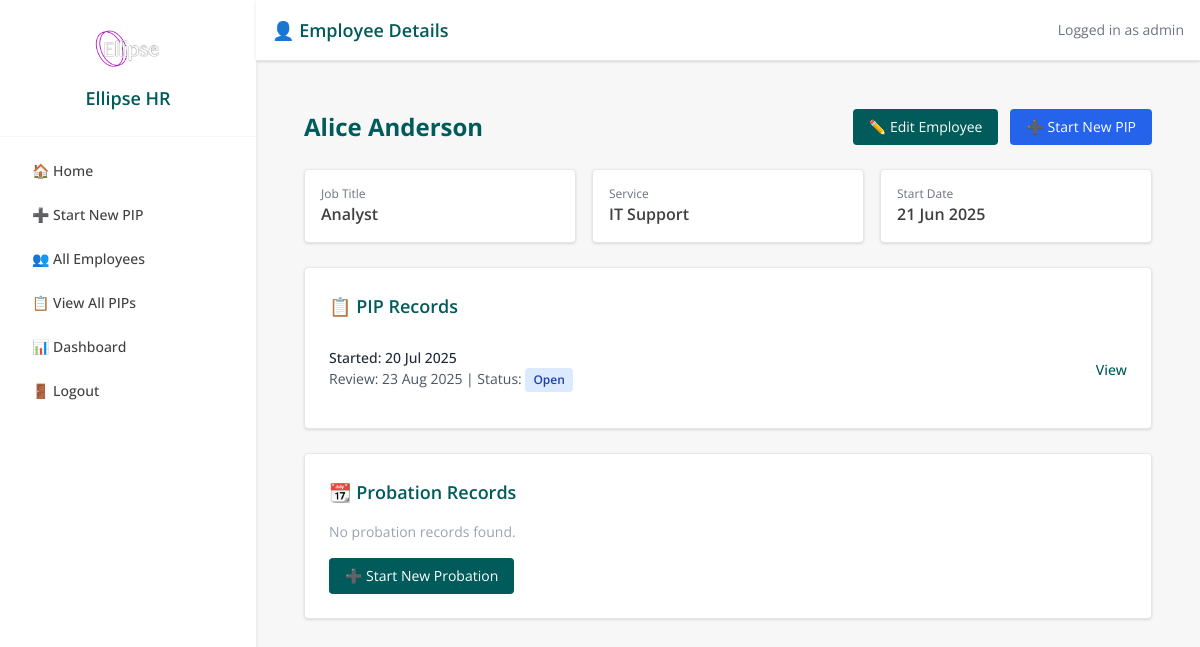
Page /employee/1 (signed in) on the earlier database version.
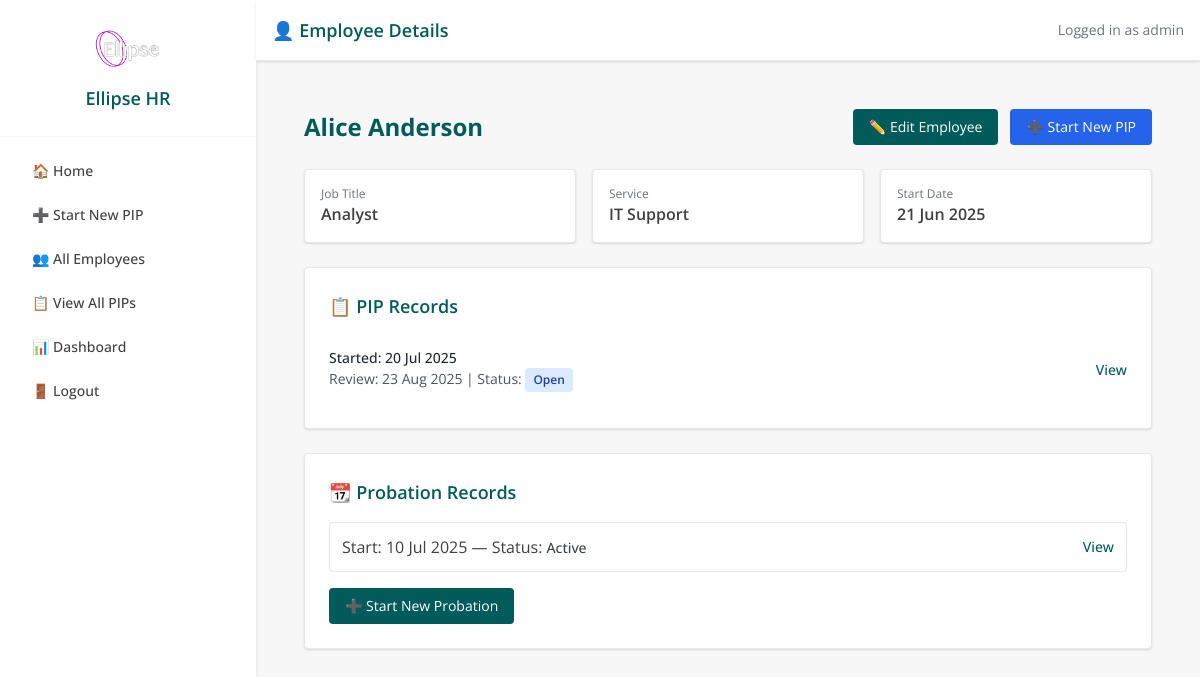
Same page on the later database version.
### models.py (models this page shows, shortened)
class User(db.Model, UserMixin):
    id = db.Column(db.Integer, primary_key=True)
    username = db.Column(db.String(80), unique=True, nullable=False)
    email = db.Column(db.String(120), unique=True, nullable=False)
    password_hash = db.Column(db.String(200), nullable=False)
    admin_level = db.Column(db.Integer, default=0)  # 0 = line mgr, 1 = admin, 2 = superuser
    team_id = db.Column(db.Integer, nullable=True)

class Employee(db.Model):
    id = db.Column(db.Integer, primary_key=True)
    first_name = db.Column(db.String(100))
    last_name = db.Column(db.String(100))
    job_title = db.Column(db.String(100))
    line_manager = db.Column(db.String(100))
    service = db.Column(db.String(100))
    start_date = db.Column(db.Date)
    team_id = db.Column(db.Integer)
    email = db.Column(db.String(120), nullable=True)
    pips = db.relationship('PIPRecord', back_populates='employee', lazy=True)

class PIPRecord(db.Model):
    __tablename__ = 'pip_record'
    id = db.Column(db.Integer, primary_key=True)
    employee_id = db.Column(db.Integer, db.ForeignKey('employee.id'), nullable=False)
    concerns = db.Column(db.Text, nullable=False)
    start_date = db.Column(db.Date, nullable=False)
    review_date = db.Column(db.Date, nullable=False)
    meeting_notes = db.Column(db.Text)
    status = db.Column(db.String(20), default='Open')
    created_by = db.Column(db.String(100))
    created_at = db.Column(db.DateTime, default=datetime.utcnow)
    last_updated = db.Column(db.DateTime, default=datetime.utcnow, onupdate=datetime.utcnow)
    ai_advice = db.Column(db.Text)
    ai_advice_generated_at = db.Column(db.DateTime)
    capability_meeting_date = db.Column(db.DateTime, nullable=True)
    capability_meeting_time = db.Column(db.String, nullable=True)
    capability_meeting_venue = db.Column(db.String, nullable=True)
    employee = db.relationship('Employee', back_populates='pips')
    action_items = db.relationship(
        'PIPActionItem',
        back_populates='pip_record',
        cascade='all, delete-orphan',
        lazy=True
    )
    timeline_events = db.relationship(
        'TimelineEvent',
        back_populates='pip_record',
        cascade='all, delete-orphan',
        lazy=True
    )

class ProbationRecord(db.Model):
    id = db.Column(db.Integer, primary_key=True)
    employee_id = db.Column(db.Integer, db.ForeignKey('employee.id'), nullable=False)
    start_date = db.Column(db.Date, nullable=False)
    expected_end_date = db.Column(db.Date, nullable=False)
    status = db.Column(db.String(50), default="Active")  # Active, Extended, Completed, Failed
    notes = db.Column(db.Text)
    created_at = db.Column(db.DateTime, default=datetime.utcnow)
    last_updated = db.Column(db.DateTime, default=datetime.utcnow, onupdate=datetime.utcnow)
    reviews = db.relationship('ProbationReview', backref='probation', lazy=True, cascade="all, delete-orphan")
    plans = db.relationship('ProbationPlan', backref='probation', lazy=True, cascade="all, delete-orphan")
    employee = db.relationship('Employee', backref=db.backref('probation_records', lazy=True))

### app.py (the view)
@app.route('/employee/<int:employee_id>')
@login_required
def employee_detail(employee_id):
    employee = Employee.query.options(db.joinedload(Employee.pips)).get_or_404(employee_id)
    if current_user.admin_level == 0 and employee.team_id != current_user.team_id:
        flash('Access denied')
        return redirect(url_for('dashboard'))
    return render_template('employee_detail.html', employee=employee)

### app.py (called while the page is built)
@login_manager.user_loader
def load_user(user_id):
    return db.session.get(User, int(user_id))

### templates/employee_detail.html (shortened to what this page needs)
{% extends "base.html" %}
{% block page_title %}👤 Employee Details{% endblock %}
{% block content %}
<div class="max-w-5xl mx-auto p-6 space-y-6">
  <div class="flex justify-between items-center">
    <h1 class="text-2xl font-bold text-ellipse-teal">
      {{ employee.first_name }} {{ employee.last_name }}
    </h1>
    <div class="flex gap-3">
      <a href="{{ url_for('edit_employee', employee_id=employee.id) }}"
         class="inline-flex items-center bg-ellipse-teal text-white px-4 py-2 rounded hover:bg-ellipse-hover text-sm">
        ✏️ Edit Employee
      </a>
      <button onclick="openPipModal()" class="inline-flex items-center bg-blue-600 text-white px-4 py-2 rounded hover:bg-blue-700 text-sm">
        ➕ Start New PIP
      </button>
    </div>
  </div>
  <div class="grid grid-cols-1 md:grid-cols-3 gap-4">
    <div class="bg-white p-4 rounded shadow border">
      <p class="text-xs text-gray-500">Job Title</p>
      <p class="text-base font-semibold">{{ employee.job_title }}</p>
    </div>
    <div class="bg-white p-4 rounded shadow border">
      <p class="text-xs text-gray-500">Service</p>
      <p class="text-base font-semibold">{{ employee.service }}</p>
    </div>
    <div class="bg-white p-4 rounded shadow border">
      <p class="text-xs text-gray-500">Start Date</p>
      <p class="text-base font-semibold">{{ employee.start_date.strftime('%d %b %Y') }}</p>
    </div>
  </div>
  <div class="bg-white p-6 rounded shadow border">
    <h2 class="text-lg font-semibold text-ellipse-teal mb-4">📋 PIP Records</h2>
    <ul class="divide-y divide-gray-200">
      {% for pip in employee.pips %}
        <li class="py-3">
          <div class="flex justify-between items-center">
            <div>
              <p class="text-sm font-medium text-gray-800">Started: {{ pip.start_date.strftime('%d %b %Y') }}</p>
              <p class="text-sm text-gray-600">
                Review: {{ pip.review_date.strftime('%d %b %Y') }} |
                Status:
                <span class="inline-block px-2 py-1 rounded text-xs font-semibold
                  {% if pip.status == 'Open' %}bg-blue-100 text-blue-800
                  {% elif pip.status == 'Completed' %}bg-green-100 text-green-800
                  {% elif pip.status == 'Closed' %}bg-gray-200 text-gray-700
                  {% else %}bg-gray-100 text-gray-600
                  {% endif %}">
                  {{ pip.status }}
                </span>
              </p>
            </div>
            <a href="{{ url_for('pip_detail', id=pip.id) }}"
               class="text-sm text-ellipse-teal hover:underline font-medium">
              View
            </a>
          </div>
        </li>
      {% else %}
        <li class="py-3 text-gray-400">No PIPs for this employee.</li>
      {% endfor %}
    </ul>
  </div>
  <div class="bg-white p-6 rounded shadow border">
    <h2 class="text-lg font-semibold text-ellipse-teal mb-4">📆 Probation Records</h2>
    {% if employee.probation_records %}
      <ul class="space-y-2">
        {% for probation in employee.probation_records %}
          <li class="flex justify-between items-center border p-3 rounded hover:bg-ellipse-light transition">
            <span>
              Start: {{ probation.start_date.strftime('%d %b %Y') }} —
              Status:
              <span class="text-sm font-medium text-gray-700">{{ probation.status }}</span>
            </span>
            <a href="{{ url_for('view_probation', id=probation.id) }}"
               class="text-sm text-ellipse-teal hover:underline font-medium">
              View
            </a>
          </li>
        {% endfor %}
      </ul>
    {% else %}
      <p class="text-gray-400 text-sm">No probation records found.</p>
    {% endif %}
    <a href="{{ url_for('create_probation', employee_id=employee.id) }}"
       class="inline-block mt-4 bg-ellipse-teal text-white px-4 py-2 rounded hover:bg-ellipse-hover text-sm">
      ➕ Start New Probation
    </a>
  </div>
</div>
{% endblock %}

### templates/base.html (shortened to what this page needs)
<!DOCTYPE html>
<html lang="en">
<head>
  <script src="https://cdn.tailwindcss.com"></script>
</head>
<body class="bg-ellipse-light min-h-screen text-ellipse-gray font-sans m-0 p-0 overflow-x-hidden">
  <div class="flex min-h-screen">
    {% if not hide_sidebar %}
    <aside class="w-64 bg-white shadow-md">
      <div class="p-6 border-b border-ellipse-light text-center">
        <img src="{{ url_for('static', filename='images/logo.avif') }}"
             alt="Ellipse HR Logo"
             class="h-12 w-auto mx-auto mb-3" />
        <h1 class="text-lg font-semibold text-ellipse-teal">Ellipse HR</h1>
      </div>
      <nav class="p-4 space-y-2 text-sm font-medium">
        <a href="{{ url_for('home') }}" class="block px-4 py-2 rounded hover:bg-ellipse-light text-ellipse-gray">🏠 Home</a>
        <a href="{{ url_for('select_employee_for_pip') }}" class="block px-4 py-2 rounded hover:bg-ellipse-light text-ellipse-gray">➕ Start New PIP</a>
        <a href="{{ url_for('employee_list') }}" class="block px-4 py-2 rounded hover:bg-ellipse-light text-ellipse-gray">👥 All Employees</a>
        <a href="{{ url_for('pip_list') }}" class="block px-4 py-2 rounded hover:bg-ellipse-light text-ellipse-gray">📋 View All PIPs</a>
        <a href="{{ url_for('dashboard') }}" class="block px-4 py-2 rounded hover:bg-ellipse-light text-ellipse-gray">📊 Dashboard</a>
        <a href="{{ url_for('logout') }}" class="block px-4 py-2 rounded hover:bg-ellipse-light text-ellipse-gray">🚪 Logout</a>
      </nav>
    </aside>
    {% endif %}
    <main class="flex-1">
      <header class="bg-white shadow p-4 flex justify-between items-center border-b border-gray-200">
        <h2 class="text-lg font-semibold text-ellipse-teal">{% block page_title %}{% endblock %}</h2>
        <p class="text-sm text-gray-500">Logged in as {{ current_user.username }}</p>
      </header>
      <div class="p-6">
        {% block content %}{% endblock %}
      </div>
    </main>
  </div>
</body>
</html>

Differences in the rows shown:
added ProbationRecord: start_date "10 Jul 2025", status "Active"
Other differences:
text no longer shown: "No probation records found."
